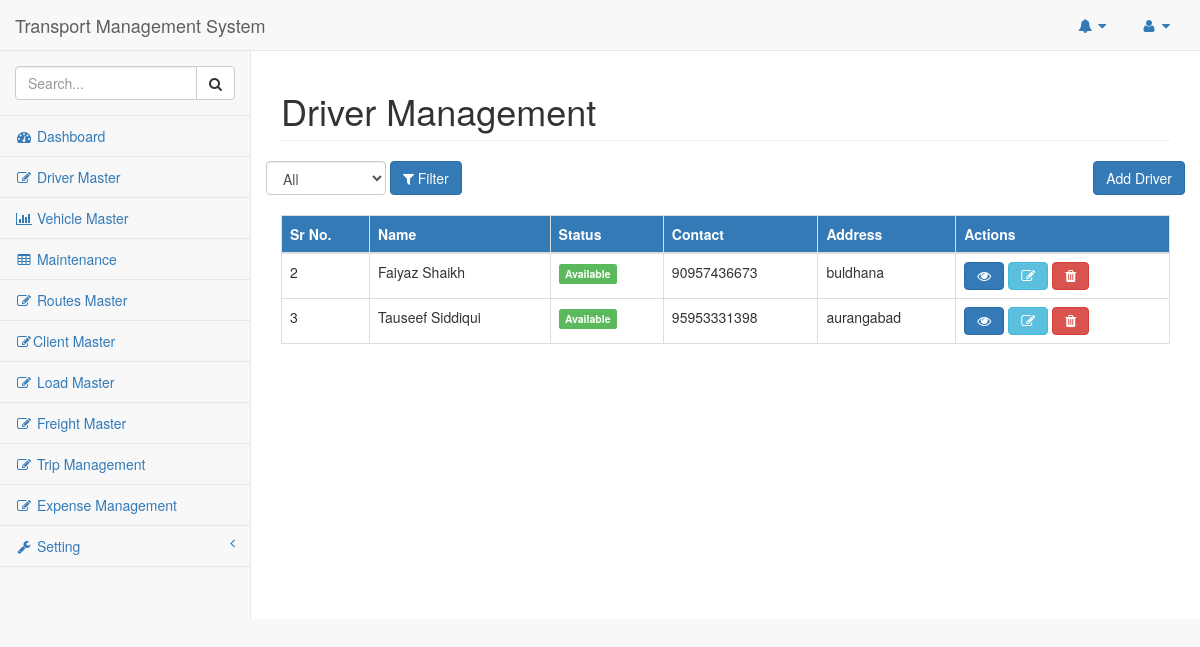
/index.php/driver, run on an earlier commit of the app's database.
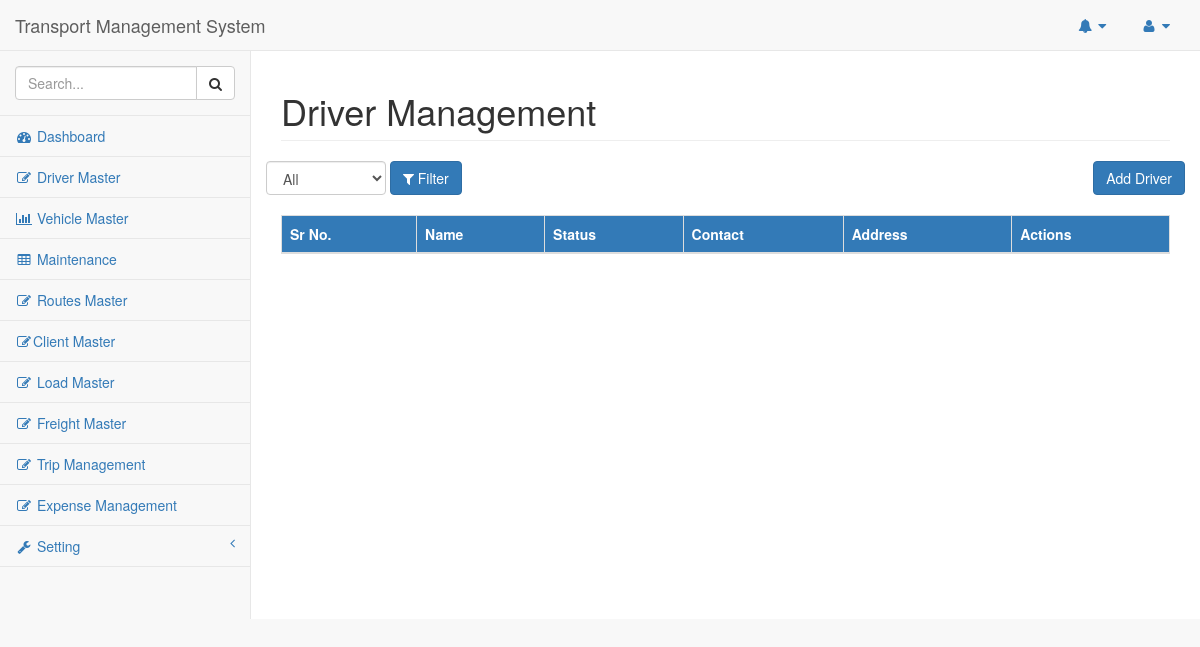
And on a later commit of the database.
### tables this page shows
CREATE TABLE `driver` (
  `driver_id` int(11) NOT NULL,
  `driver_name` varchar(30) NOT NULL,
  `driver_dob` date DEFAULT NULL,
  `driver_number` varchar(12) NOT NULL,
  `driver_email` varchar(40) NOT NULL,
  `driver_date_of_join` date DEFAULT NULL,
  `driver_salary` int(11) NOT NULL,
  `driver_licence_no` varchar(30) NOT NULL,
  `driver_licence_exp` date NOT NULL,
  `driver_adhar_no` varchar(30) NOT NULL,
  `driver_licance_doc` text NOT NULL,
  `driver_bank_name` varchar(40) NOT NULL,
  `driver_bank_ac` varchar(30) NOT NULL,
  `driver_bank_ifsc` varchar(20) NOT NULL,
  `driver_refer_name` varchar(30) NOT NULL,
  `driver_refer_adhar` varchar(30) NOT NULL,
  `driver_refer_id` text NOT NULL,
  `driver_permanent_address` text NOT NULL,
  `driver_status` int(11) NOT NULL DEFAULT '1' COMMENT '0 deactive, 1 active, 2 running'
);

### application/controllers/Driver.php (called while the page is built, shortened)
<?php
class Driver extends CI_Controller
{
    public function index()
    {
    	$filter = 1;
        $driver_data = $this->driver_model->driverManagement($filter);
        template($this, 'driver',['driver_data'=>$driver_data]);
    }
}

### index.php (called while the page is built, shortened)
<?php
require_once BASEPATH.'core/CodeIgniter.php';

### application/models/Driver_model.php (called while the page is built, shortened)
<?php
class Driver_model extends CI_Model
{
    public function driverManagement($filter)
    {
        $this->db->select('driver.*');
        if ($filter == 1 || $filter == 2 || $filter == 0) {
            $this->db->where('driver_status', $filter);
        }
        $query = $this->db->get('driver');
        return $query->result();
    }
}

### application/views/driver.php (the view, shortened to what this page needs)
<body>
    <div id="wrapper">
        <div id="page-wrapper">
            <div class="row">
                <div class="col-lg-12">
                    <h1 class="page-header">Driver Management</h1>
                </div>
            </div>
            <div class="row">
                <button type="button" class="btn btn-primary pull-right" id="add_driver">Add Driver</button>
                <form action="" method="get" class="form-inline" role="form">
                    <div class="form-group">
                        <select class="form-control" name="filter">
                            <option value="4" <?php if (NULL !== $this->input->get('filter') && $this->input->get('filter') == 4) {
                                echo 'selected=""';
                            } ?>> All</option>
                        </select>
                    </div>
                    <button type="submit" class="btn btn-primary"><i class="fa fa-filter"></i> Filter</button>
                </form>
            </div><br>
            <div class="card-body">
                <div class="table-responsive">
                    <table class="table table-bordered table-hover" id="dataTable">
                        <thead class="bg-primary">
                            <tr>
                                <th>Sr No.</th>
                                <th>Name</th>
                                <th>Status</th>
                                <th>Contact</th>
                                <th>Address</th>
                                <th>Actions</th>
                            </tr>
                        </thead>
                        <tbody id="driver_management_table">
                            <?php
                            foreach ($driver_data as $value) {
                            if ($value->driver_status == 1) {
                                $status = '<span class="label label-success">Available</span>';
                                $delete_btn = '<button data-toggle="tooltip" data-placement="top" title="Delete" id="delete" class="btn btn-danger fa fa-trash"></button>';
                            }elseif($value->driver_status == 2) {
                                $status = '<span class="label label-warning">On Trip</span>';
                                $delete_btn = '<button data-toggle="tooltip" data-placement="top" title="Delete" class="btn btn-danger fa fa-trash" disabled></button>';
                            }elseif($value->driver_status == 0){
                                $status = '<span class="label label-danger">deactive</span>';
                                $delete_btn = '<button data-toggle="tooltip" data-placement="top" title="Delete" class="btn btn-success fa fa-recycle" id="reactive_driver"></button>';
                            }
                            echo '<tr>
                                <td>' . $value->driver_id . '</td>
                                <td>' . $value->driver_name . '</td>
                                <td>' . $status . '</td>
                                <td>' . $value->driver_number . '</td>
                                <td>' . $value->driver_permanent_address . '</td>
                                <td value="' . $value->driver_id . '">
                                    <button id="driver_profile" class="btn btn-primary fa fa-eye" ></button>
                                    <button id="driver_update" class="btn btn-info fa fa-edit" ></button>
                                    '.$delete_btn.'
                                </td>
                            </tr>';
                            }
                            ?>
                        </tbody>
                    </table>
                </div>
            </div>
        </div>
    </div>
</body>

What changed in the data, as far as the page shows it:
removed driver: driver_id "2", driver_name "Faiyaz Shaikh", driver_status "Available", driver_number "90957436673", driver_permanent_address "buldhana"
removed driver: driver_id "3", driver_name "Tauseef Siddiqui", driver_status "Available", driver_number "95953331398", driver_permanent_address "aurangabad"
